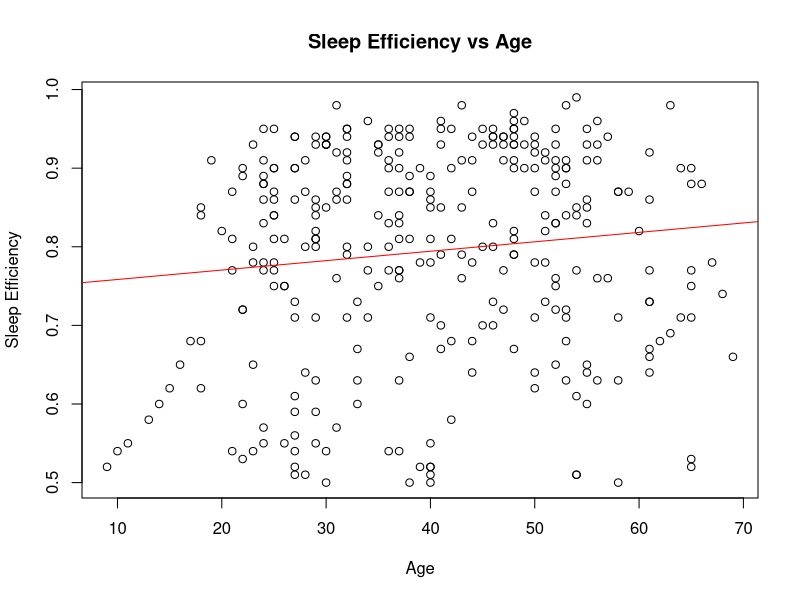
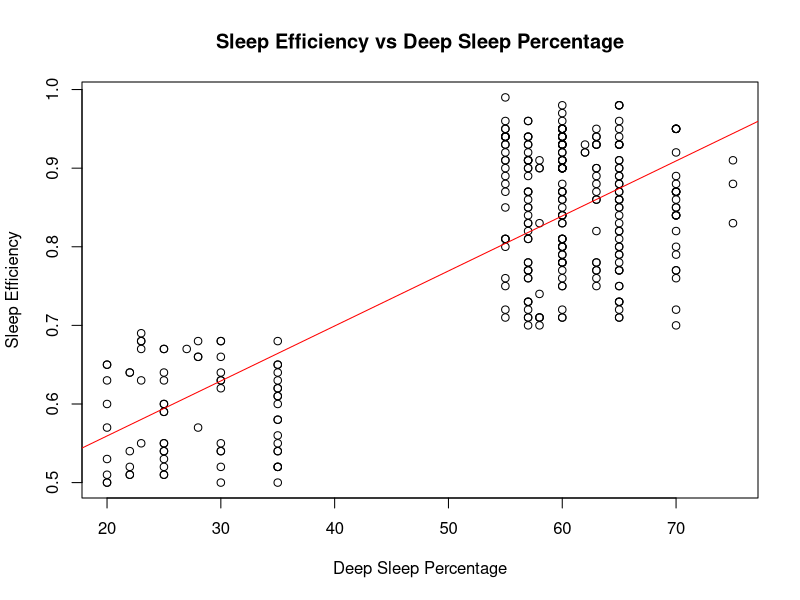
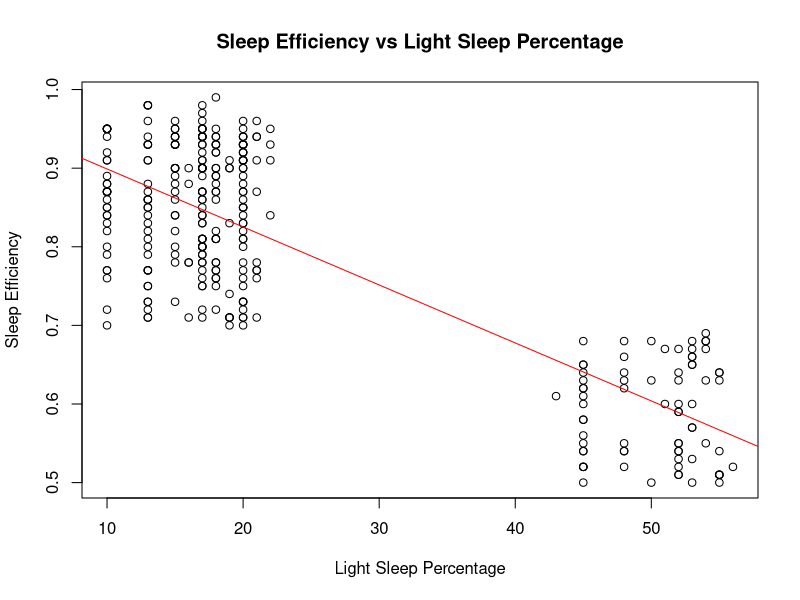

Write the R code that produced these figures, in order.
# import data from csv file
data <- read.csv("Training_Data.csv", header = TRUE, sep = ",")

# print conlumn names
colnames(data)

# create a linear model relating sleep efficiency to age
model <- lm(Sleep.efficiency ~ Age, data = data)

# print model summary
summary(model)

# plot the data
plot(data$Age, data$Sleep.efficiency, xlab = "Age", ylab = "Sleep Efficiency", main = "Sleep Efficiency vs Age")

# add the regression line
abline(model, col = "red")

#  get the predicted values
confint(model, level = 0.95)

# correlate sleep efficiency with Deep.sleep.percentage
model2 <- lm(Sleep.efficiency ~ Deep.sleep.percentage, data = data)

# print model summary
summary(model2)

# plot the data
plot(data$Deep.sleep.percentage, data$Sleep.efficiency, xlab = "Deep Sleep Percentage", ylab = "Sleep Efficiency", main = "Sleep Efficiency vs Deep Sleep Percentage")

# add the regression line
abline(model2, col = "red")

# correlate sleep efficiency with Light.sleep.percentage
model3 <- lm(Sleep.efficiency ~ Light.sleep.percentage, data = data)

# print model summary
summary(model3)

# plot the data
plot(data$Light.sleep.percentage, data$Sleep.efficiency, xlab = "Light Sleep Percentage", ylab = "Sleep Efficiency", main = "Sleep Efficiency vs Light Sleep Percentage")

# add the regression line
abline(model3, col = "red")